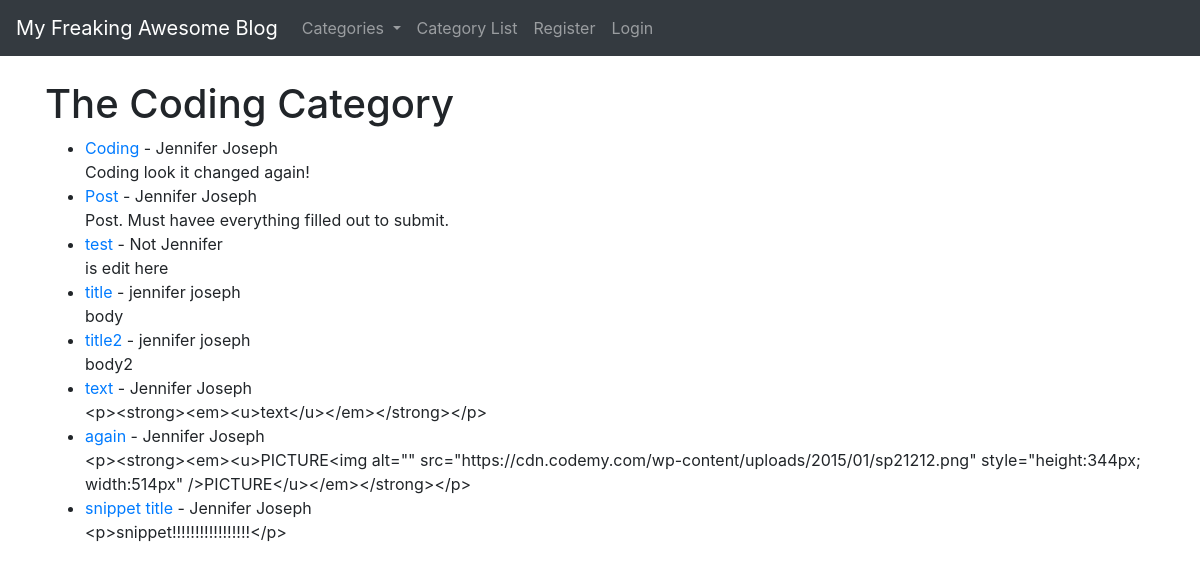
Before: /category/Coding with the older database file.
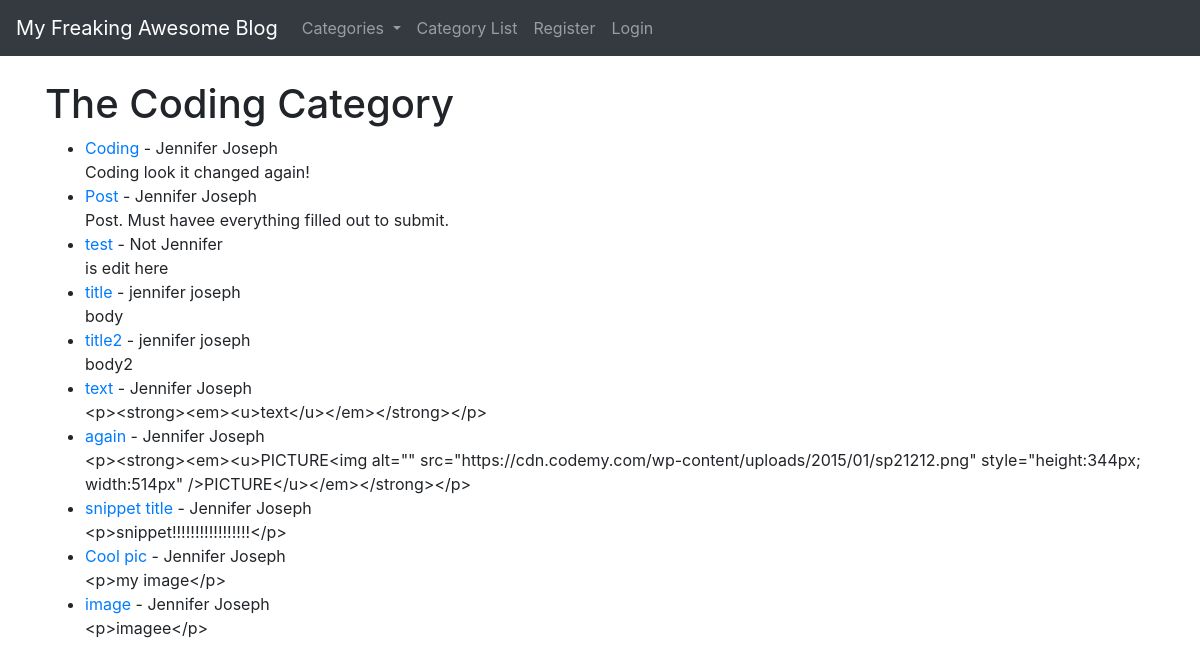
After: the same page with the newer database file.
### tutorialblog/models.py (models this page shows, shortened)
class Post(models.Model):
    title = models.CharField(max_length = 255)
    header_image = models.ImageField(null = True, blank = True, upload_to = "images/")
    title_tag = models.CharField(max_length = 255)#, default = "My Freaking Awesome Blog")
    author = models.ForeignKey(User, on_delete = models.CASCADE) # deletes blog post from a user that has been deleted
    category = models.CharField(max_length = 255, default = 'uncategorized')
    body = RichTextField(blank = True, null = True) # always migrate when you change models
    post_date = models.DateField(auto_now_add=True) # will happen automatically when new blog posts are created
    snippet = models.CharField(max_length = 255)
    likes = models.ManyToManyField(User, related_name = 'blog_post')

### tutorialblog/views.py (the view)
# urls.py: path('category/<str:cats>', CategoryView, name = "category"),  #<> will have the category that it is; note we name it cats here, and then have to use this name in CategoryView
def CategoryView(request, cats): # remember this (cats) is what we named it on the urls.py file; it is a string variable, the cats that gets passed is now going to have a - from our html...
    category_posts = Post.objects.filter(category=cats.replace('-',' '))    # so we use a little bit of python to replace all - with a space
    cat_menu_list = Category.objects.all()
    return render(request, 'categories.html', {'cats': cats.title().replace('-',' '), 'category_posts':category_posts, 'cat_menu_list':cat_menu_list}) #.title makes it cap

### tutorialblog/models.py (called while the page is built)
    def __str__(self):
        return self.name #lets us see category name on the admin back end

### tutorialblog/templates/categories.html (shortened to what this page needs)
{% extends 'base.html' %}
{% block content %}
{% if category_posts %}
    <h1>The {{ cats }} Category</h1>
    <ul>
    {% for post in category_posts %}
        <li> <a href = "{% url 'article-detail' post.pk %}"> {{post.title}}</a> - {{post.author.first_name}} {{post.author.last_name}}
            <br>
            {{ post.body }}
        </li>
    {% endfor %}
    </ul>
{% else %}
<h1>This page does not exist</h1>
{% endif %}
{% endblock %}

Changed rows visible on the page:
added Post: title "Cool pic", author.first_name "Jennifer", author.last_name "Joseph", body "<p>my image</p>"
added Post: title "image", author.first_name "Jennifer", author.last_name "Joseph", body "<p>imagee</p>"
